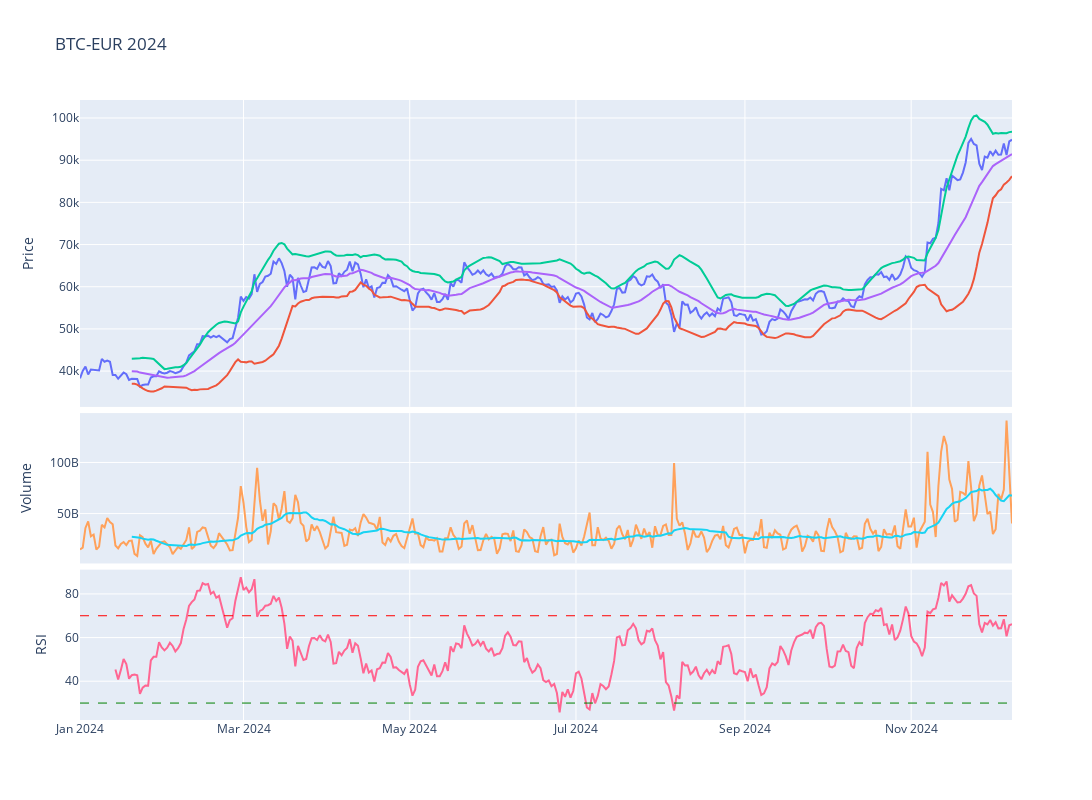

Source (notebook cell):
### Code cell
# Plot the adjusted close price
fig = make_subplots(rows=4, cols=1,shared_xaxes=True,vertical_spacing=0.01,specs=[[{'rowspan':2,'colspan':1}],[None],[{'rowspan':1,'colspan':1}],[{'rowspan':1,'colspan':1}]])

# Graph (1,1)
fig.add_trace(go.Scatter(x=stock_ticker['Adj Close'].loc[year].index,y=stock_ticker['Adj Close'].loc[year],mode="lines",name=f'{ticker}'),row=1,col=1)
fig.add_trace(go.Scatter(x=stock_ticker['BB_Lower'].loc[year].index,y=stock_ticker['BB_Lower'].loc[year],mode="lines",name='BB_Lower'),row=1,col=1)
fig.add_trace(go.Scatter(x=stock_ticker['BB_Upper'].loc[year].index,y=stock_ticker['BB_Upper'].loc[year],mode="lines",name='BB_Upper'),row=1,col=1)
fig.add_trace(go.Scatter(x=stock_ticker['MMA20'].loc[year].index,y=stock_ticker['MMA20'].loc[year],mode="lines",name='MMA20'),row=1,col=1)
# Update xaxis properties
fig.update_yaxes(title_text="Price", row=1, col=1)

# Graph (3,1)
fig.add_trace(go.Scatter(x=stock_ticker['Volume'].loc[year].index,y=stock_ticker['Volume'].loc[year],mode="lines",name='Volume'),row=3, col=1)
fig.add_trace(go.Scatter(x=stock_ticker['Volume'].loc[year].index,y=stock_ticker['Volume'].loc[year].rolling(20).mean(),mode="lines",name='MMA20'),row=3,col=1)
fig.update_yaxes(title_text="Volume", row=3, col=1)

# Graph (4,1)
fig.add_trace(go.Scatter(x=stock_ticker['RSI'].loc[year].index,y=stock_ticker['RSI'].loc[year],mode="lines",name='RSI'),row=4, col=1)
fig.add_hline(y=30, line_width=1, line_dash="dash", line_color="green",row=4,col=1)
fig.add_hline(y=70, line_width=1, line_dash="dash", line_color="red",row=4,col=1)
fig.update_yaxes(title_text="RSI", row=4, col=1)

fig.update_layout(height=800, width=1300,showlegend=False,title=f"{ticker} {year}")

fig.show()

### Figure 1 — Plotly figure (JSON) as saved in the notebook; plotly's stock layout.template omitted (floating-point values rounded to 4 significant figures; data arrays with more than 128 entries replaced by an {"elided": "..."} marker saying what was removed)
{"data": [{"mode": "lines", "name": "BTC-EUR", "type": "scatter", "x": {"elided": "343 str values"}, "xaxis": "x", "y": {"elided": "343 float values"}, "yaxis": "y"}, {"mode": "lines", "name": "BB_Lower", "type": "scatter", "x": {"elided": "343 str values"}, "xaxis": "x", "y": {"elided": "343 float values"}, "yaxis": "y"}, {"mode": "lines", "name": "BB_Upper", "type": "scatter", "x": {"elided": "343 str values"}, "xaxis": "x", "y": {"elided": "343 float values"}, "yaxis": "y"}, {"mode": "lines", "name": "MMA20", "type": "scatter", "x": {"elided": "343 str values"}, "xaxis": "x", "y": {"elided": "343 float values"}, "yaxis": "y"}, {"mode": "lines", "name": "Volume", "type": "scatter", "x": {"elided": "343 str values"}, "xaxis": "x2", "y": {"elided": "343 int values"}, "yaxis": "y2"}, {"mode": "lines", "name": "MMA20", "type": "scatter", "x": {"elided": "343 str values"}, "xaxis": "x2", "y": {"elided": "343 float values"}, "yaxis": "y2"}, {"mode": "lines", "name": "RSI", "type": "scatter", "x": {"elided": "343 str values"}, "xaxis": "x3", "y": {"elided": "343 float values"}, "yaxis": "y3"}], "layout": {"height": 800, "shapes": [{"line": {"color": "green", "dash": "dash", "width": 1}, "type": "line", "x0": 0, "x1": 1, "xref": "x3 domain", "y0": 30, "y1": 30, "yref": "y3"}, {"line": {"color": "red", "dash": "dash", "width": 1}, "type": "line", "x0": 0, "x1": 1, "xref": "x3 domain", "y0": 70, "y1": 70, "yref": "y3"}], "showlegend": false, "title": {"text": "BTC-EUR 2024"}, "width": 1300, "xaxis": {"anchor": "y", "domain": [0, 1], "matches": "x3", "showticklabels": false}, "xaxis2": {"anchor": "y2", "domain": [0, 1], "matches": "x3", "showticklabels": false}, "xaxis3": {"anchor": "y3", "domain": [0, 1]}, "yaxis": {"anchor": "x", "domain": [0.505, 1], "title": {"text": "Price"}}, "yaxis2": {"anchor": "x2", "domain": [0.2525, 0.495], "title": {"text": "Volume"}}, "yaxis3": {"anchor": "x3", "domain": [0, 0.2425], "title": {"text": "RSI"}}}}
